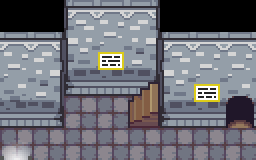

A 2D game scene composited from a Tiled map and its tileset images. What follows is a short description and the map's XML, with each tile layer's data collapsed to a summary:
An orthogonal 8x5 tile map with 32x32 px tiles, 4 tile layers (Tile Layer 1, Tile Layer 2, Tile Layer 3, Above Player), 3 tilesets and 15 objects (10x event, 4x collision, collision-line).

<map version="1.10" tiledversion="1.11.0" orientation="orthogonal" renderorder="right-down" compressionlevel="0" width="8" height="5" tilewidth="32" tileheight="32" infinite="0" nextlayerid="7" nextobjectid="22">
 <properties>
  <property name="edges" value="clamped" />
  <property name="inside" type="bool" value="true" />
  <property name="map_type" value="dungeon" />
  <property name="scenario" value="spyder" />
  <property name="slug" value="scoop2" />
 </properties>
 <tileset firstgid="1" source="../gfx/tilesets/core_indoor_floors.tsx" />
 <tileset firstgid="3865" source="../gfx/tilesets/core_set pieces.tsx" />
 <tileset firstgid="5415" source="../gfx/tilesets/core_indoor_stairs.tsx" />
 <layer id="1" name="Tile Layer 1" width="8" height="5">
  <data>[40 cells, 35 non-empty, 10 distinct tile ids]</data>
 </layer>
 <layer id="2" name="Tile Layer 2" width="8" height="5">
  <data>[40 cells, 8 non-empty, 6 distinct tile ids]</data>
 </layer>
 <layer id="3" name="Tile Layer 3" width="8" height="5">
  <data>[40 cells, 0 non-empty, 0 distinct tile ids]</data>
 </layer>
 <layer id="4" name="Above Player" width="8" height="5">
  <data>[40 cells, 0 non-empty, 0 distinct tile ids]</data>
 </layer>
 <objectgroup color="#ff0000" id="3" name="Collisions">
  <object id="4" type="collision" x="0" y="32" width="64" height="96" />
  <object id="5" type="collision" x="64" y="0" width="96" height="96" />
  <object id="6" type="collision" x="160" y="32" width="64" height="96" />
  <object id="7" type="collision" x="224" y="32" width="32" height="64" />
  <object id="13" type="collision-line" x="128" y="128">
   <polyline points="0,0 32,0" />
  </object>
 </objectgroup>
 <objectgroup color="#ffff00" id="2" name="Events">
  <object id="1" name="Play Music" type="event" x="0" y="0" width="32" height="32">
   <properties>
    <property name="act1" value="play_music music_omnichannel" />
    <property name="cond1" value="not music_playing music_omnichannel" />
   </properties>
  </object>
  <object id="2" name="Teleport to Scoop 1" type="event" x="0" y="128" width="32" height="32">
   <properties>
    <property name="act1" value="transition_teleport player,spyder_scoop1.tmx,19,3,0.3" />
    <property name="act2" value="char_face player,left" />
    <property name="cond1" value="is char_at player" />
    <property name="cond2" value="is char_facing player,down" />
   </properties>
  </object>
  <object id="3" name="Teleport to Scoop 3" type="event" x="224" y="96" width="32" height="32">
   <properties>
    <property name="act1" value="transition_teleport player,spyder_scoop3.tmx,1,11,0.3" />
    <property name="act2" value="char_face player,up" />
    <property name="act3" value="set_teleport_faint player,spyder_scoop2.tmx,4,4" />
    <property name="cond1" value="is char_at player" />
    <property name="cond2" value="is char_facing player,up" />
   </properties>
  </object>
  <object id="12" name="Teleport to Timber Town" type="event" x="128" y="96" width="32" height="32">
   <properties>
    <property name="act1" value="transition_teleport player,spyder_timber_town.tmx,17,20,0.3" />
    <property name="act2" value="char_face player,right" />
    <property name="cond1" value="is char_at player" />
    <property name="cond2" value="is char_facing player,right" />
   </properties>
  </object>
  <object id="15" name="Create Asta" type="event" x="64" y="96" width="32" height="32">
   <properties>
    <property name="act1" value="create_npc spyder_scoop_reese,2,3" />
    <property name="cond1" value="not char_exists spyder_scoop_reese" />
   </properties>
  </object>
  <object id="16" name="Talk Asta" type="event" x="64" y="64" width="32" height="32">
   <properties>
    <property name="act1" value="translated_dialog spyder_scoop_asta1" />
    <property name="behav1" value="talk spyder_scoop_reese" />
   </properties>
  </object>
  <object id="17" name="Environment" type="event" x="32" y="0" width="32" height="32">
   <properties>
    <property name="act1" value="set_environment interior" />
    <property name="cond1" value="not environment_is interior" />
   </properties>
  </object>
  <object id="19" name="Leaving Scoop HQ" type="event" x="96" y="96" width="32" height="32">
   <properties>
    <property name="act1" value="lock_controls" />
    <property name="act2" value="char_face spyder_scoop_reese,right" />
    <property name="act3" value="translated_dialog spyder_scoop_asta2" />
    <property name="act4" value="char_face spyder_scoop_reese,down" />
    <property name="act5" value="unlock_controls" />
    <property name="act6" value="translated_dialog_choice yes:no,leavescoophq" />
    <property name="cond1" value="is char_at player" />
    <property name="cond2" value="not variable_set leavescoophq" />
   </properties>
  </object>
  <object id="20" name="Leaving Yes" type="event" x="96" y="32" width="32" height="32">
   <properties>
    <property name="act1" value="pathfind player,4,3" />
    <property name="act2" value="clear_variable leavescoophq" />
    <property name="cond1" value="is variable_set leavescoophq:yes" />
   </properties>
  </object>
  <object id="21" name="Leaving no" type="event" x="96" y="64" width="32" height="32">
   <properties>
    <property name="act1" value="pathfind player,4,4" />
    <property name="act2" value="clear_variable leavescoophq" />
    <property name="cond1" value="is variable_set leavescoophq:no" />
   </properties>
  </object>
 </objectgroup>
</map>
